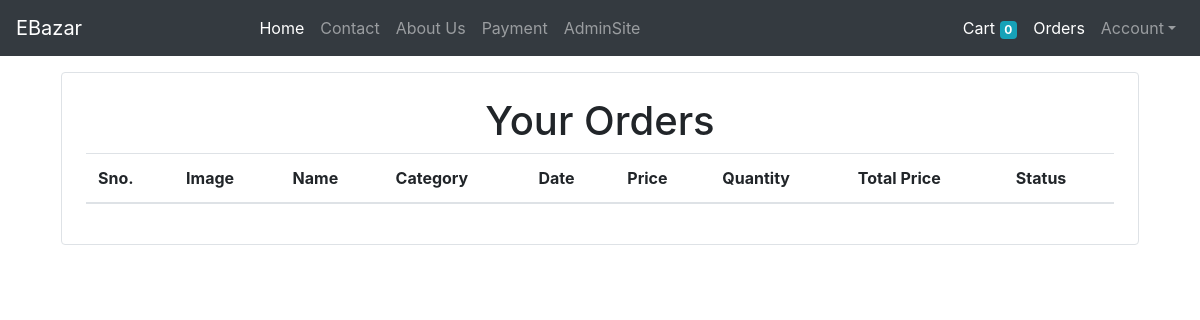
Page /order (signed in) on the earlier database version.
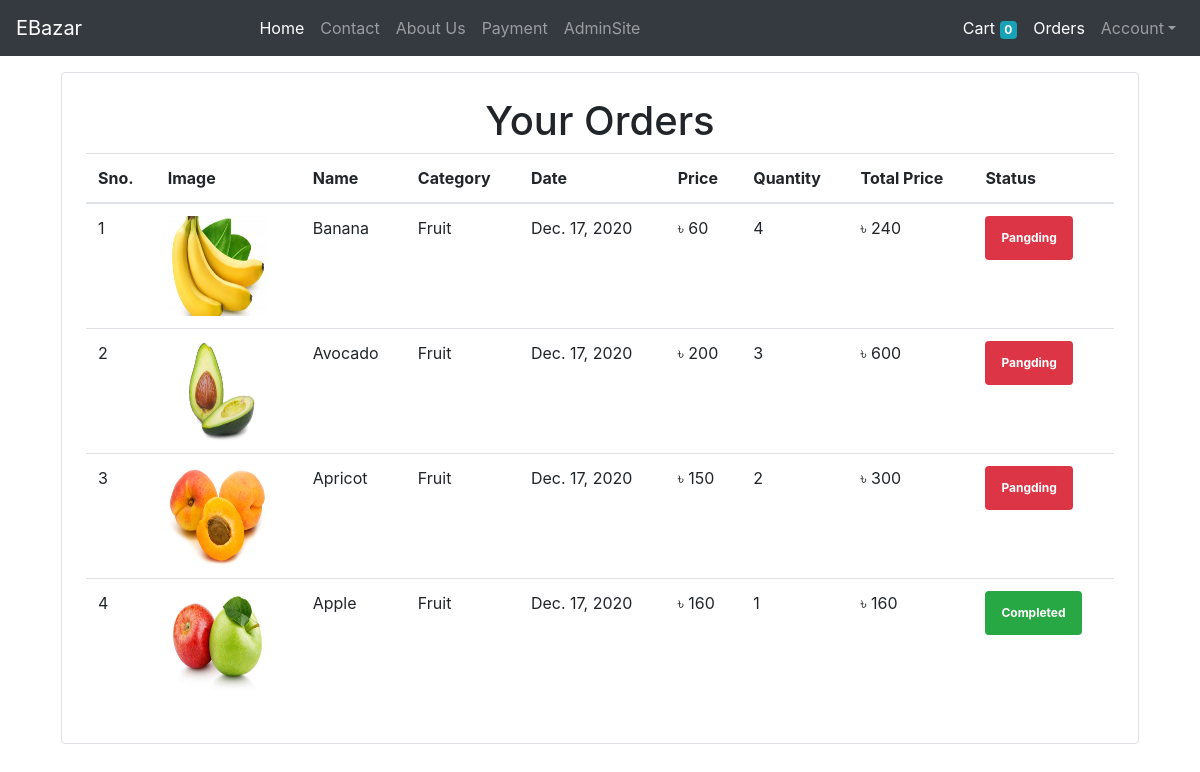
Same page on the later database version.
### store/models/orders.py (models this page shows, shortened)
class Order(models.Model):
    product = models.ForeignKey(Product, on_delete=models.CASCADE)
    customer = models.ForeignKey(Customer, on_delete=models.CASCADE)
    quantity = models.IntegerField()
    price = models.IntegerField()
    bkashTrxID = models.CharField(max_length=150,default='',blank=True)
    address = models.CharField(max_length=150,default='')
    phone = models.CharField(max_length=15,default='')
    date = models.DateField(default = datetime.datetime.today)
    status = models.BooleanField(default=False)
    def __str__(self):
        return self.address
    @staticmethod
    def get_orders_by_customer(customer_id):
        return Order.objects.filter(customer = customer_id).order_by('-id')

### store/models/product.py (models this page shows, shortened)
class Product(models.Model):
    name = models.CharField(max_length=50)
    price = models.IntegerField(default=0)
    unit = models.CharField(max_length = 15,blank=True)
    description = models.TextField(max_length=1000,null=True,blank=True)
    category = models.ForeignKey(Category,on_delete=models.CASCADE,default=1)
    image = models.ImageField(upload_to = 'products/')

### store/models/category.py (models this page shows, shortened)
class Category(models.Model):
    name = models.CharField(max_length=25)
    def __str__(self):
        return self.name

### store/views.py (the view)
# urls.py: path('order',OrderView.as_view(),name='order'),
class OrderView(View):
    @method_decorator(auth_middleware)
    def get(self,request):
        customer = request.session.get('customer')
        orders = Order.get_orders_by_customer(customer)
        print(orders)
        return render(request,'orders.html',{'orders':orders})

### store/templatetags/cart.py (called while the page is built)
@register.filter(name='currency')
def currency(number):
    return "৳ "+str(number)

@register.filter(name='multiply')
def multiply(number,number1):
    return number*number1

### templates/orders.html
{% extends 'base.html' %}
{% load cart %}
{% block content %}
<div class="container">
  <div class="border rounded p-4 m-3">
    <h1 class='text-center'>Your Orders</h1>
    <table class="table">
      <thead>
        <tr>
          <th>Sno.</th>
          <th>Image</th>
          <th>Name</th>
          <th>Category</th>
          <th>Date</th>
          <th>Price</th>
          <th>Quantity</th>
          <th>Total Price</th>
          <th>Status</th>
        </tr>
      </thead>
      <tbody>
    {% for order in orders %}
        <tr>
          <td>{{ forloop.counter }}</td>
          <td><img src="{{ order.product.image.url }}" width="100px" height="100px" alt=""></td>
          <td>{{ order.product.name}}</td>
          <td>{{ order.product.category}}</td>
          <td>{{ order.date}}</td>
          <td>{{ order.price|currency }}</td>
          <td>{{ order.quantity}}</td>
          <td>{{ order.quantity|multiply:order.price|currency }}</td>
          {% if order.status %}
          <td><small class="badge badge-success p-3">Completed</small></td>
          {% else %}
          <td><small class="badge badge-danger p-3">Pangding</small></td>
          {% endif %}
        </tr>
    {% endfor %}
      </tbody>
    </table>
  </div>
</div>
{% endblock %}

Differences in the rows shown:
added Order: product.image (picture), product.name "Banana", product.category "Fruit", date "Dec. 17, 2020", price "৳ 60", quantity "4", quantity|multiply "৳ 240", status "Pangding"
added Order: product.image (picture), product.name "Avocado", product.category "Fruit", date "Dec. 17, 2020", price "৳ 200", quantity "3", quantity|multiply "৳ 600", status "Pangding"
added Order: product.image (picture), product.name "Apricot", product.category "Fruit", date "Dec. 17, 2020", price "৳ 150", quantity "2", quantity|multiply "৳ 300", status "Pangding"
added Order: product.image (picture), product.name "Apple", product.category "Fruit", date "Dec. 17, 2020", price "৳ 160", quantity "1", quantity|multiply "৳ 160", status "Completed"
